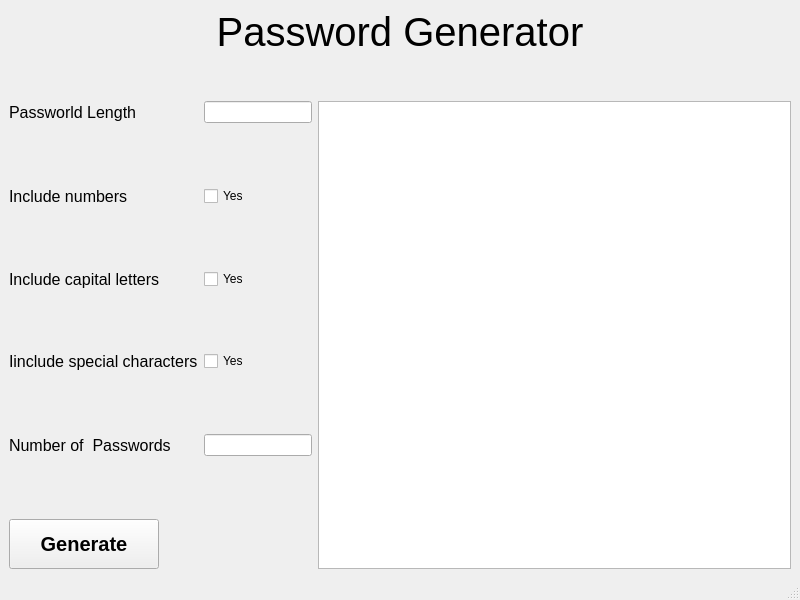
<?xml version="1.0" encoding="UTF-8"?>
<ui version="4.0">
 <class>MainWindow</class>
 <widget class="QMainWindow" name="MainWindow">
  <property name="geometry">
   <rect>
    <x>0</x>
    <y>0</y>
    <width>800</width>
    <height>600</height>
   </rect>
  </property>
  <property name="windowTitle">
   <string>MainWindow</string>
  </property>
  <widget class="QWidget" name="centralwidget">
   <layout class="QVBoxLayout" name="verticalLayout">
    <item>
     <widget class="QLabel" name="label">
      <property name="font">
       <font>
        <pointsize>30</pointsize>
       </font>
      </property>
      <property name="text">
       <string>Password Generator</string>
      </property>
      <property name="alignment">
       <set>Qt::AlignCenter</set>
      </property>
     </widget>
    </item>
    <item>
     <spacer name="verticalSpacer_9">
      <property name="orientation">
       <enum>Qt::Vertical</enum>
      </property>
      <property name="sizeType">
       <enum>QSizePolicy::Fixed</enum>
      </property>
      <property name="sizeHint" stdset="0">
       <size>
        <width>20</width>
        <height>40</height>
       </size>
      </property>
     </spacer>
    </item>
    <item>
     <layout class="QHBoxLayout" name="horizontalLayout">
      <item>
       <layout class="QFormLayout" name="formLayout">
        <item row="0" column="0">
         <widget class="QLabel" name="label_2">
          <property name="font">
           <font>
            <pointsize>12</pointsize>
           </font>
          </property>
          <property name="text">
           <string>Passworld Length</string>
          </property>
         </widget>
        </item>
        <item row="0" column="1">
         <widget class="QLineEdit" name="pass_length">
          <property name="sizePolicy">
           <sizepolicy hsizetype="Fixed" vsizetype="Fixed">
            <horstretch>0</horstretch>
            <verstretch>0</verstretch>
           </sizepolicy>
          </property>
          <property name="text">
           <string/>
          </property>
         </widget>
        </item>
        <item row="1" column="0">
         <spacer name="verticalSpacer">
          <property name="orientation">
           <enum>Qt::Vertical</enum>
          </property>
          <property name="sizeHint" stdset="0">
           <size>
            <width>20</width>
            <height>20</height>
           </size>
          </property>
         </spacer>
        </item>
        <item row="2" column="0">
         <widget class="QLabel" name="label_3">
          <property name="font">
           <font>
            <pointsize>12</pointsize>
           </font>
          </property>
          <property name="text">
           <string>Include numbers</string>
          </property>
         </widget>
        </item>
        <item row="2" column="1">
         <widget class="QCheckBox" name="numbers">
          <property name="text">
           <string>Yes</string>
          </property>
         </widget>
        </item>
        <item row="3" column="0">
         <spacer name="verticalSpacer_2">
          <property name="orientation">
           <enum>Qt::Vertical</enum>
          </property>
          <property name="sizeHint" stdset="0">
           <size>
            <width>20</width>
            <height>10</height>
           </size>
          </property>
         </spacer>
        </item>
        <item row="4" column="0">
         <widget class="QLabel" name="label_4">
          <property name="font">
           <font>
            <pointsize>12</pointsize>
           </font>
          </property>
          <property name="text">
           <string>Include capital letters</string>
          </property>
         </widget>
        </item>
        <item row="4" column="1">
         <widget class="QCheckBox" name="capitals">
          <property name="text">
           <string>Yes</string>
          </property>
         </widget>
        </item>
        <item row="5" column="0">
         <spacer name="verticalSpacer_3">
          <property name="orientation">
           <enum>Qt::Vertical</enum>
          </property>
          <property name="sizeHint" stdset="0">
           <size>
            <width>20</width>
            <height>10</height>
           </size>
          </property>
         </spacer>
        </item>
        <item row="6" column="0">
         <widget class="QLabel" name="label_5">
          <property name="font">
           <font>
            <pointsize>12</pointsize>
           </font>
          </property>
          <property name="text">
           <string>Iinclude special characters</string>
          </property>
         </widget>
        </item>
        <item row="6" column="1">
         <widget class="QCheckBox" name="specials">
          <property name="text">
           <string>Yes</string>
          </property>
         </widget>
        </item>
        <item row="7" column="0">
         <spacer name="verticalSpacer_6">
          <property name="orientation">
           <enum>Qt::Vertical</enum>
          </property>
          <property name="sizeHint" stdset="0">
           <size>
            <width>20</width>
            <height>20</height>
           </size>
          </property>
         </spacer>
        </item>
        <item row="8" column="0">
         <widget class="QLabel" name="label_8">
          <property name="font">
           <font>
            <pointsize>12</pointsize>
           </font>
          </property>
          <property name="text">
           <string>Number of  Passwords</string>
          </property>
         </widget>
        </item>
        <item row="8" column="1">
         <widget class="QLineEdit" name="number_of_pass">
          <property name="sizePolicy">
           <sizepolicy hsizetype="Fixed" vsizetype="Fixed">
            <horstretch>0</horstretch>
            <verstretch>0</verstretch>
           </sizepolicy>
          </property>
         </widget>
        </item>
        <item row="9" column="0">
         <spacer name="verticalSpacer_7">
          <property name="orientation">
           <enum>Qt::Vertical</enum>
          </property>
          <property name="sizeHint" stdset="0">
           <size>
            <width>20</width>
            <height>40</height>
           </size>
          </property>
         </spacer>
        </item>
        <item row="10" column="0">
         <widget class="QPushButton" name="generate">
          <property name="enabled">
           <bool>true</bool>
          </property>
          <property name="minimumSize">
           <size>
            <width>150</width>
            <height>50</height>
           </size>
          </property>
          <property name="font">
           <font>
            <pointsize>15</pointsize>
            <weight>75</weight>
            <bold>true</bold>
           </font>
          </property>
          <property name="text">
           <string>Generate</string>
          </property>
          <property name="iconSize">
           <size>
            <width>16</width>
            <height>16</height>
           </size>
          </property>
         </widget>
        </item>
       </layout>
      </item>
      <item>
       <widget class="QTextBrowser" name="output"/>
      </item>
     </layout>
    </item>
   </layout>
  </widget>
  <widget class="QMenuBar" name="menubar">
   <property name="geometry">
    <rect>
     <x>0</x>
     <y>0</y>
     <width>800</width>
     <height>21</height>
    </rect>
   </property>
  </widget>
  <widget class="QStatusBar" name="statusbar"/>
 </widget>
 <resources/>
 <connections/>
</ui>
